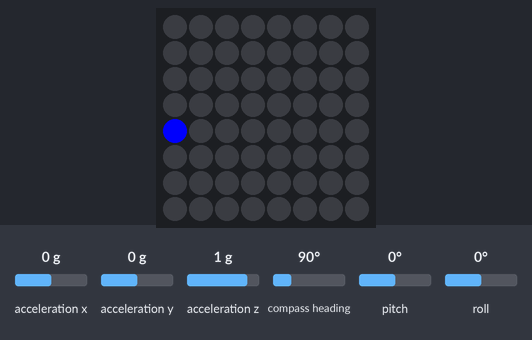
Bench run of a program on a simulated Raspberry Pi (BCM pin numbers) with a Sense HAT. Shown: the Sense HAT's 8×8 RGB LED matrix. The test bench sets the inputs (shaded band); at power-on: acceleration y 0 g, acceleration x 0 g, acceleration z 1 g, compass heading 90°, pitch 0°, roll 0°. The Sense HAT reports a negative pitch or roll as 360° plus the angle; what the program prints to the terminal is not drawn.

Above: at 0.4 s.
1.3 s: acceleration y set to -1.4 g
At 1.45 s:
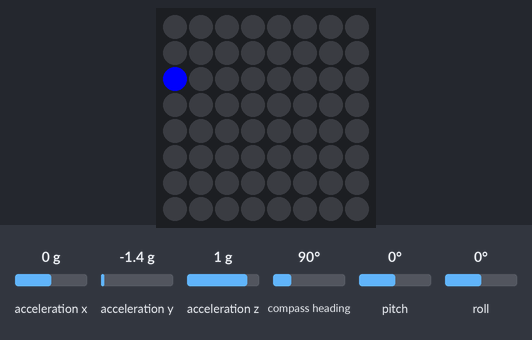
At 2.0 s:
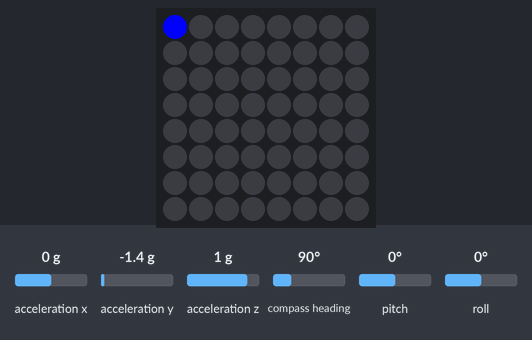
Timing chart, 0 to 4.3 s (numbered marks = the images above; inputs shaded):
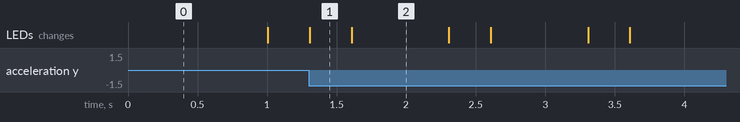

Measured:
- after the input at 1.3 s, the LEDs: change at once (image 1)

The program:

sense_hat_stay_still.py
```python
"""attempts to keep dot in same place using accelerometer and gyro of RPi sense hat"""
from sense_hat import SenseHat
import time
import math
from statistics import mean
sense = SenseHat()
x = 0
y = 4
adj = 10

velocity_x = 0
velocity_y = 0

while True:
    acceleration = sense.get_accelerometer_raw()
    new_x = acceleration['x']
    new_y = acceleration['y']
    new_z = acceleration['z']
    o = sense.get_orientation()
    pitch = o["pitch"]
    roll = o["roll"]
    yaw = o["yaw"]

    #get velocity ignoring gravitational acceleration
    gravity_x = -.988 * math.sin(math.radians(pitch))
    gravity_y = .9851 * math.sin(math.radians(roll))

    accl_x = new_x - gravity_x
    accl_y = new_y - gravity_y

    #print(accl_x)

    velocity_x += accl_x
    velocity_y += accl_y


    #deal with saturation and out of bound values
    if x==0 and velocity_x < 0:
        velocity_x = 0
    elif x==7 and velocity_x > 0:
        velocity_x = 0

    print(velocity_x)
    x = max(min( x + velocity_x, 7), 0)

    if y==0 and velocity_y < 0:
        velocity_x = 0
    elif y==7 and velocity_y > 0:
        velocity_x = 0

    y = max(min( y + velocity_y, 7), 0)


    sense.clear()
    sense.set_pixel(int(x), int(y), (0, 0, 255))
    #old_x = new_x
    #old_y = new_y

    #print("x' {0} pitch {1}  x {2} z{3}".format(new_x - (-.995 * math.sin(math.radians(pitch))), pitch, new_x, new_z))
    #print("pitch {0} roll {1}  x {2}".format(pitch, roll, new_x))
    #print(new_y - (-.9851 * math.sin(math.radians(roll))))
```
